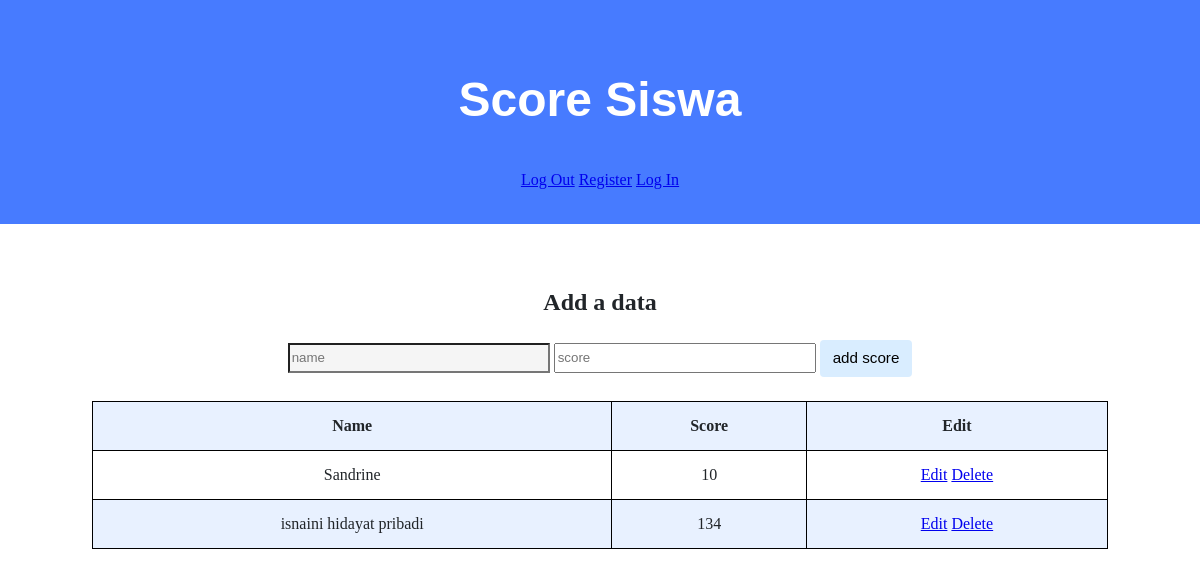
Before: / with the older database file.
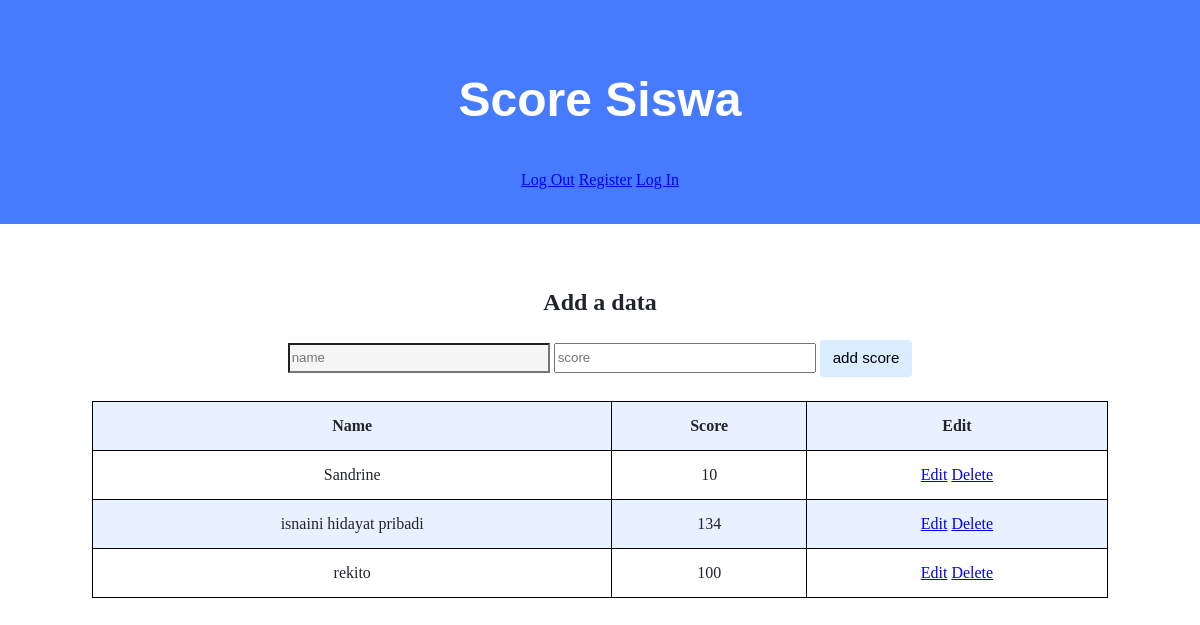
After: the same page with the newer database file.
### tables this page shows
CREATE TABLE "score" (
	"id"	INTEGER NOT NULL,
	"name"	TEXT NOT NULL,
	"score"	INTEGER NOT NULL,
	PRIMARY KEY("id" AUTOINCREMENT)
);

### app.py (the view)
@app.route("/", methods=["GET", "POST"])
def index():
        if request.method == "POST":
            name = request.form.get("name")
            score = request.form.get("score")
            db.execute("INSERT INTO score (name, score) VALUES(?, ?)", name, score)
            return redirect("/")
        else:
            students = db.execute("SELECT * FROM score")
            return render_template("index.html", students=students)

### templates/index.html (shortened to what this page needs)
<!DOCTYPE html>
<html lang="en">
<head>
    <link href="/static/styles.css" rel="stylesheet">
</head>
<body>
    <div class="jumbotron">
        <h1>Score Siswa</h1>
        <a href="/logout">Log Out</a>
        <a href="/register">Register</a>
        <a href="/login">Log In</a>
    </div>
    <div class="container">
        <div class="section">
        <h2>Add a data</h2>
        <form action="/" method="POST">
            <input name="name" placeholder="name" type="text">
            <input name="score" placeholder="score" type="number">
            <input type="submit" value="add score">
        </form>
        </div>
        <div class="section">
            <table>
                <tr>
                    <th>Name</th>
                    <th>Score</th>
                    <th>Edit</th>
                </tr>
                {% for student in students %}
                <tr>
                    <td>{{ student.name }}</td>
                    <td>{{ student.score }}</td>
                    <td>
                        <a href="/edit/{{ student['id'] }}">Edit</a>
                        <a href="/delete/{{ student ['id']}}" onclick="return confirm ('Yakin ingin menghapus?')">Delete</a>
                    </td>
                </tr>
                {% endfor %}
            </table>
        </div>
    </div>
</body>
</html>

Changed rows visible on the page:
added score: name "rekito", score "100"
